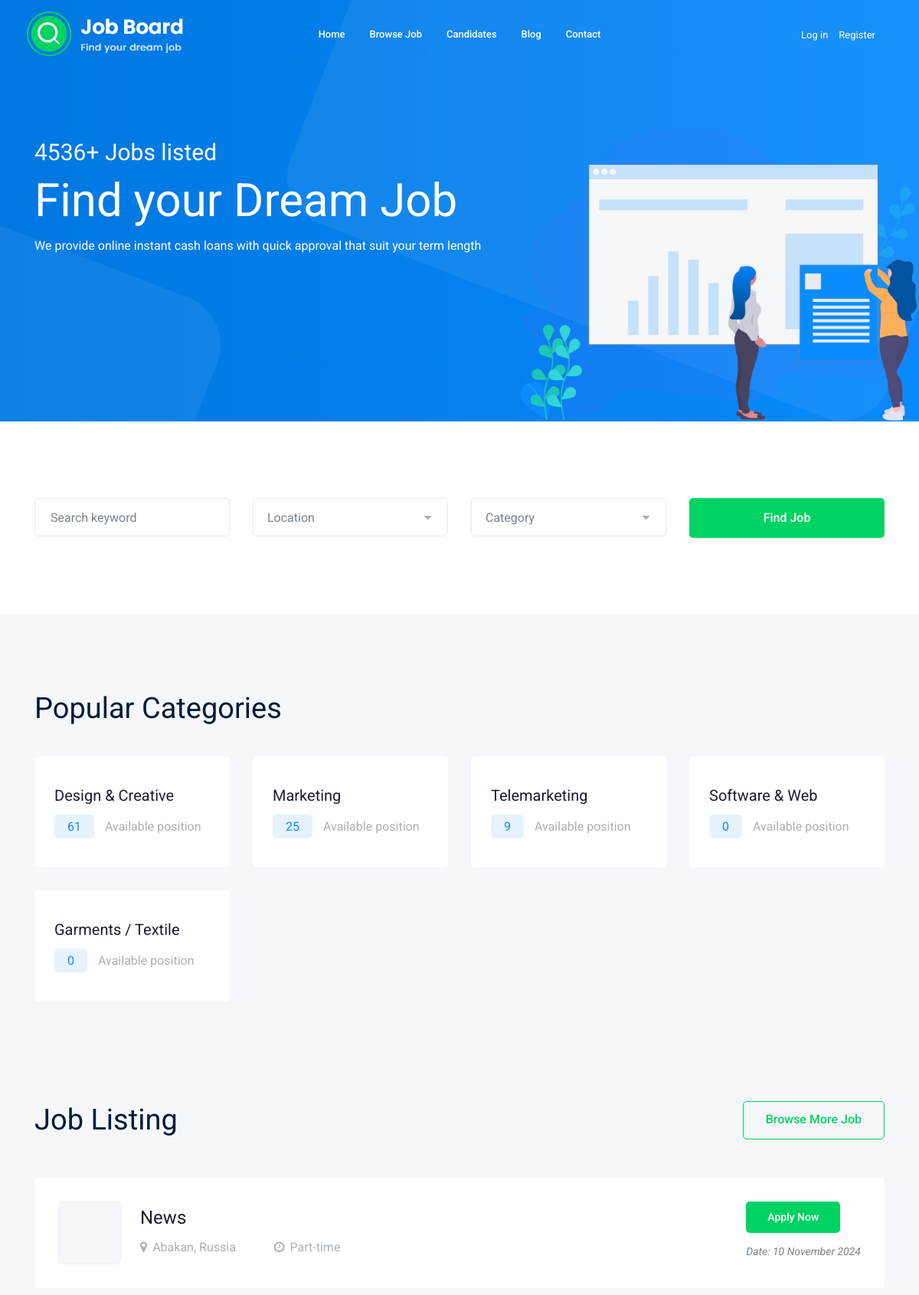
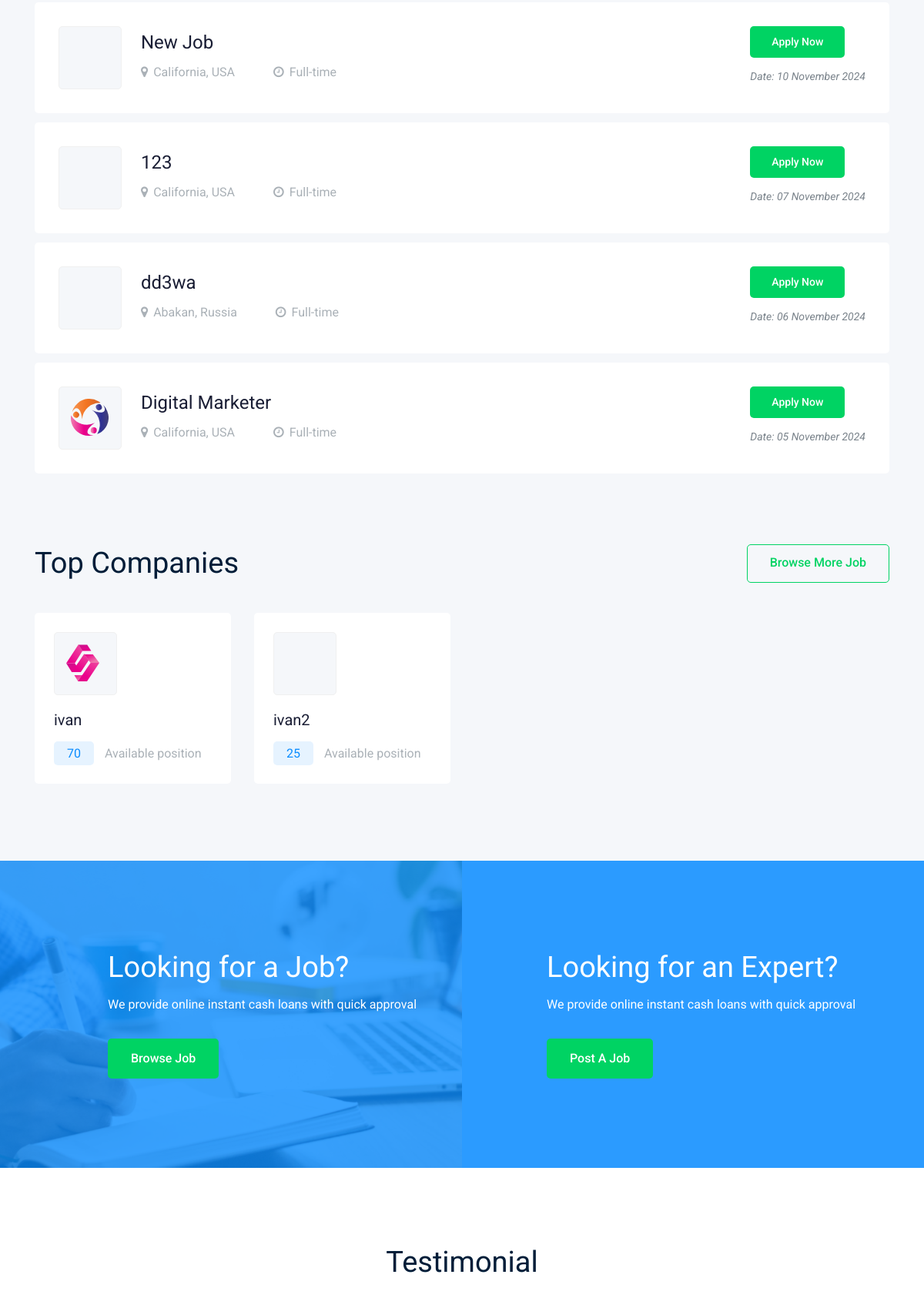
The page / (upper part) on the database its author committed (2 pictures, top to bottom).
### tables this page shows
CREATE TABLE `categories` (
  `id` int NOT NULL,
  `name` varchar(255) NOT NULL,
  `is_popular` tinyint(1) NOT NULL DEFAULT '0'
);

CREATE TABLE `jobs` (
  `id` int NOT NULL,
  `name` varchar(255) NOT NULL,
  `description` text NOT NULL,
  `category_id` int NOT NULL,
  `min_salary` int NOT NULL,
  `max_salary` int NOT NULL,
  `qualification_id` int NOT NULL,
  `experience_id` int NOT NULL,
  `job_type_id` int NOT NULL,
  `location_id` int NOT NULL,
  `image` varchar(255) DEFAULT NULL,
  `date` timestamp NOT NULL DEFAULT CURRENT_TIMESTAMP,
  `slug` varchar(255) NOT NULL,
  `company_id` int NOT NULL,
  `available_position` int UNSIGNED NOT NULL DEFAULT '0'
);

CREATE TABLE `locations` (
  `id` int NOT NULL,
  `name` varchar(255) NOT NULL
);

CREATE TABLE `job_types` (
  `id` int NOT NULL,
  `name` varchar(255) NOT NULL
);

CREATE TABLE `companies` (
  `id` int NOT NULL,
  `company` varchar(255) NOT NULL,
  `email` varchar(255) NOT NULL,
  `password` varchar(255) NOT NULL,
  `available_position` int NOT NULL DEFAULT '0',
  `image` varchar(255) DEFAULT NULL,
  `is_admin` tinyint(1) NOT NULL DEFAULT '0',
  `is_top` tinyint(1) NOT NULL DEFAULT '0'
);

### index.php (the view, shortened to what this page needs)
<?php
$pdo = require_once $_SERVER['DOCUMENT_ROOT'] . '/db.php';
$popularCategories = $pdo->query("SELECT
    categories.id,
    categories.name,
    SUM(jobs.available_position) AS total_positions
FROM categories
LEFT JOIN jobs ON categories.id = jobs.category_id
WHERE categories.is_popular IS TRUE
GROUP BY categories.id, categories.name")->fetchAll();
$jobs = $pdo->query("SELECT jobs.*, locations.name AS location, job_types.name AS job_type
FROM jobs
JOIN locations ON jobs.location_id = locations.id
JOIN job_types ON jobs.job_type_id = job_types.id
ORDER BY jobs.date DESC
LIMIT 5")->fetchAll();
$companies = $pdo->query("SELECT
    companies.*,
    SUM(jobs.available_position) AS total_positions
FROM companies
LEFT JOIN jobs ON companies.id = jobs.company_id
WHERE companies.is_top IS TRUE
GROUP BY companies.id, companies.company")->fetchAll();
?>
<!doctype html>
<html class="no-js" lang="zxx">
<head>
    <link rel="stylesheet" href="css/bootstrap.min.css">
    <link rel="stylesheet" href="css/owl.carousel.min.css">
    <link rel="stylesheet" href="css/magnific-popup.css">
    <link rel="stylesheet" href="css/font-awesome.min.css">
    <link rel="stylesheet" href="css/themify-icons.css">
    <link rel="stylesheet" href="css/nice-select.css">
    <link rel="stylesheet" href="css/flaticon.css">
    <link rel="stylesheet" href="css/gijgo.css">
    <link rel="stylesheet" href="css/animate.min.css">
    <link rel="stylesheet" href="css/slicknav.css">
    <link rel="stylesheet" href="css/style.css">
</head>
<body>
<?php
include $_SERVER['DOCUMENT_ROOT'] . '/layouts/header.php';
?>
<div class="slider_area">
    <div class="single_slider  d-flex align-items-center slider_bg_1">
        <div class="container">
            <div class="row align-items-center">
                <div class="col-lg-7 col-md-6">
                    <div class="slider_text">
                        <h5 class="wow fadeInLeft" data-wow-duration="1s" data-wow-delay=".2s">4536+ Jobs listed</h5>
                        <h3 class="wow fadeInLeft" data-wow-duration="1s" data-wow-delay=".3s">Find your Dream Job</h3>
                        <p class="wow fadeInLeft" data-wow-duration="1s" data-wow-delay=".4s">We provide online instant
                            cash loans with quick approval that suit your term length</p>
                    </div>
                </div>
            </div>
        </div>
    </div>
    <div class="ilstration_img wow fadeInRight d-none d-lg-block text-right" data-wow-duration="1s"
         data-wow-delay=".2s">
        <img src="img/banner/illustration.png" alt="">
    </div>
</div>
<div class="catagory_area">
    <div class="container">
        <form action="/jobs.php" method="get">
            <div class="row cat_search">
                <div class="col-lg-3 col-md-4">
                    <div class="single_input">
                        <input type="text" name="keywords" placeholder="Search keyword">
                    </div>
                </div>
                <div class="col-lg-3 col-md-4">
                </div>
                <div class="col-lg-3 col-md-4">
                </div>
                <div class="col-lg-3 col-md-12">
                    <div class="job_btn">
                        <button type="submit" class="boxed-btn3" style="width: 100%; display: block !important;">Find
                            Job
                        </button>
                    </div>
                </div>
            </div>
        </form>
    </div>
</div>
<div class="popular_catagory_area">
    <div class="container">
        <div class="row">
            <div class="col-lg-12">
                <div class="section_title mb-40">
                    <h3>Popular Categories</h3>
                </div>
            </div>
        </div>
        <div class="row">
            <?php foreach ($popularCategories as $category): ?>
                <div class="col-lg-4 col-xl-3 col-md-6">
                    <div class="single_catagory">
                        <a href="/jobs.php?category=<?= $category['id'] ?>"><h4><?= $category['name'] ?></h4></a>
                        <p><span><?= $category['total_positions'] ?? '0' ?></span> Available position</p>
                    </div>
                </div>
            <?php endforeach; ?>
        </div>
    </div>
</div>
<div class="job_listing_area">
    <div class="container">
        <div class="row align-items-center">
            <div class="col-lg-6">
                <div class="section_title">
                    <h3>Job Listing</h3>
                </div>
            </div>
            <div class="col-lg-6">
                <div class="brouse_job text-right">
                    <a href="/jobs.php" class="boxed-btn4">Browse More Job</a>
                </div>
            </div>
        </div>
        <div class="job_lists">
            <div class="row">
                <?php foreach ($jobs as $job): ?>
                    <div class="col-lg-12 col-md-12">
                        <div class="single_jobs white-bg d-flex justify-content-between">
                            <div class="jobs_left d-flex align-items-center">
                                <div class="thumb">
                                    <img src="<?= $job['image'] ?>" alt="">
                                </div>
                                <div class="jobs_conetent">
                                    <a href="job_details.php"><h4><?= $job['name'] ?></h4></a>
                                    <div class="links_locat d-flex align-items-center">
                                        <div class="location">
                                            <p><i class="fa fa-map-marker"></i><?= $job['location'] ?></p>
                                        </div>
                                        <div class="location">
                                            <p><i class="fa fa-clock-o"></i><?= $job['job_type'] ?></p>
                                        </div>
                                    </div>
                                </div>
                            </div>
                            <div class="jobs_right">
                                <div class="apply_now">
                                    <a href="/job_details.php?slug=<?= $job['slug'] ?>" class="boxed-btn3">Apply Now</a>
                                </div>
                                <div class="date">
                                    <p>Date: <?= date('d F Y', strtotime($job['date'])) ?></p>
                                </div>
                            </div>
                        </div>
                    </div>
                <?php endforeach; ?>
            </div>
        </div>
    </div>
</div>
<div class="top_companies_area">
    <div class="container">
        <div class="row align-items-center mb-40">
            <div class="col-lg-6 col-md-6">
                <div class="section_title">
                    <h3>Top Companies</h3>
                </div>
            </div>
            <div class="col-lg-6 col-md-6">
                <div class="brouse_job text-right">
                    <a href="/jobs.php" class="boxed-btn4">Browse More Job</a>
                </div>
            </div>
        </div>
        <div class="row">
            <?php foreach ($companies as $company): ?>
                <div class="col-lg-4 col-xl-3 col-md-6">
                    <div class="single_company">
                        <div class="thumb">
                            <img src="<?= $company['image'] ?>" alt="">
                        </div>
                        <a href="/jobs.php?company=<?= $company['id'] ?>"><h3><?= $company['company'] ?></h3></a>
                        <p><span><?= $company['total_positions'] ?></span> Available position</p>
                    </div>
                </div>
            <?php endforeach; ?>
        </div>
    </div>
</div>
<div class="job_searcing_wrap overlay">
    <div class="container">
        <div class="row">
            <div class="col-lg-5 offset-lg-1 col-md-6">
                <div class="searching_text">
                    <h3>Looking for a Job?</h3>
                    <p>We provide online instant cash loans with quick approval </p>
                    <a href="/jobs.php" class="boxed-btn3">Browse Job</a>
                </div>
            </div>
            <div class="col-lg-5 offset-lg-1 col-md-6">
                <div class="searching_text">
                    <h3>Looking for an Expert?</h3>
                    <p>We provide online instant cash loans with quick approval </p>
                    <a href="#" class="boxed-btn3">Post a Job</a>
                </div>
            </div>
        </div>
    </div>
</div>
<div class="testimonial_area  ">
    <div class="container">
        <div class="row">
            <div class="col-lg-12">
                <div class="section_title text-center mb-40">
                    <h3>Testimonial</h3>
                </div>
            </div>
        </div>
    </div>
</div>
</body>
</html>

### rows shown on the page
categories: name "Design & Creative", total_positions "61"
categories: name "Marketing", total_positions "25"
categories: name "Telemarketing", total_positions "9"
categories: name "Software & Web", total_positions "0"
categories: name "Garments / Textile", total_positions "0"
jobs: name "News", location.name "Abakan, Russia", job_type.name "Part-time", date "10 November 2024"
jobs: name "New Job", location.name "California, USA", job_type.name "Full-time", date "10 November 2024"
jobs: name "123", location.name "California, USA", job_type.name "Full-time", date "07 November 2024"
jobs: name "dd3wa", location.name "Abakan, Russia", job_type.name "Full-time", date "06 November 2024"
jobs: image (picture), name "Digital Marketer", location.name "California, USA", job_type.name "Full-time", date "05 November 2024"
companies: image (picture), company "ivan", total_positions "70"
companies: company "ivan2", total_positions "25"
